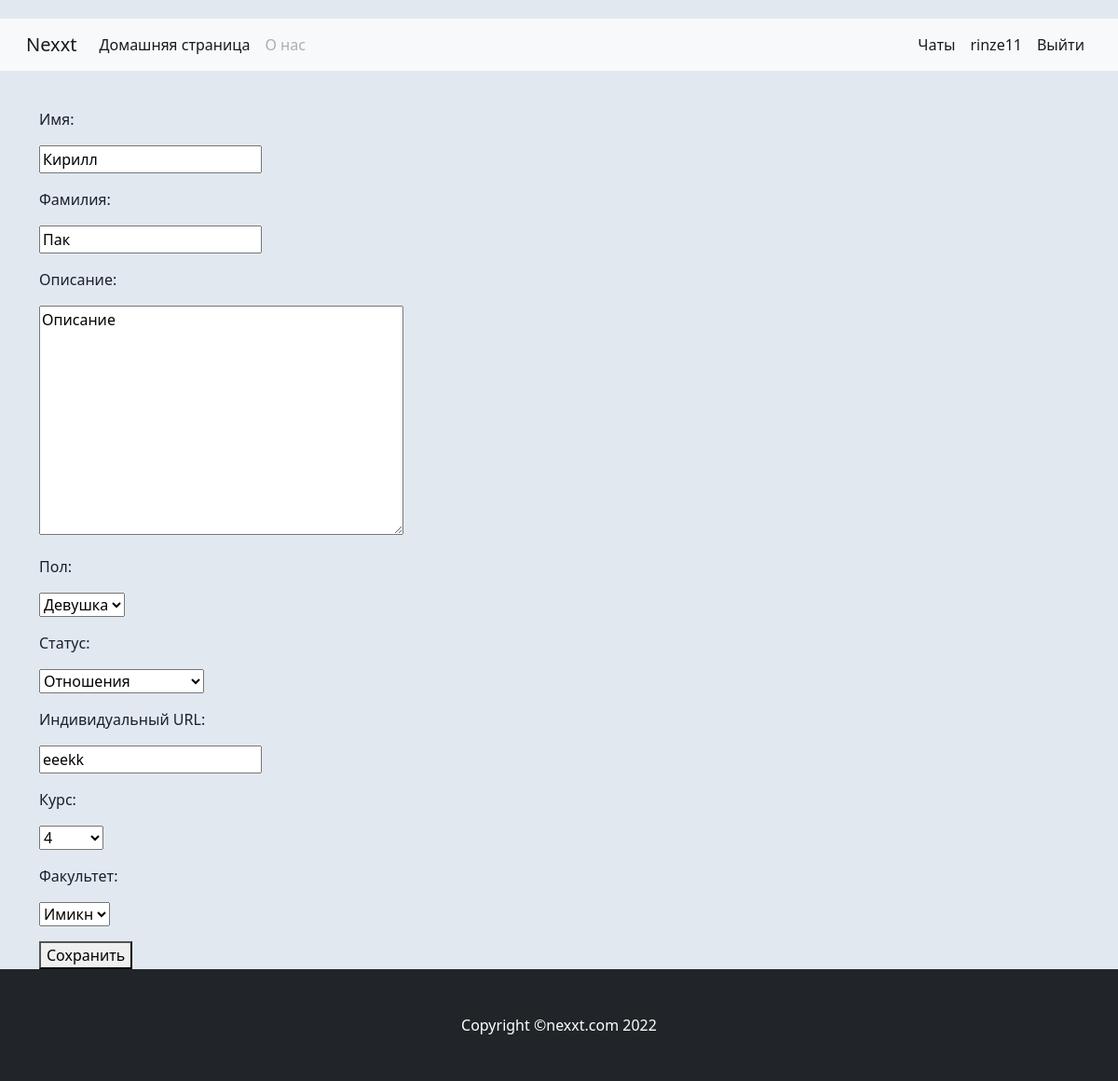
Page /createprofile/ (signed in) on the committed database.
### main/models.py (models this page shows, shortened)
class User(AbstractUser):
    email = models.EmailField(verbose_name='эл. почта', unique=True)
    username = models.CharField(verbose_name='имя пользователя', max_length=30, unique=True)
    password = models.CharField(verbose_name='пароль', max_length=150)
    email_verify = models.BooleanField(default=False)
    user_permissions = 'real_user'
    groups = 'real_groups'

class Profile(models.Model):
    first_name = models.CharField(max_length=30, verbose_name='Имя')
    last_name = models.CharField(max_length=30, verbose_name='Фамилия')
    description = models.TextField(max_length=400, verbose_name='Описание')
    photo = models.ImageField(max_length=100, upload_to='photo/%Y/%m/%d/', verbose_name='Фото')
    views = models.IntegerField(default=0, verbose_name='Количество просмотров')
    vk_url = models.CharField('Ссылка ВК', default=None, max_length=50, blank=True)
    user = models.OneToOneField(User, related_name='profile', on_delete=models.CASCADE)
    gender = models.ForeignKey('Gender', related_name='profile', on_delete=models.PROTECT, verbose_name='Пол')
    status = models.ForeignKey('Status', related_name='profile', on_delete=models.PROTECT, verbose_name='Статус')
    grade = models.ForeignKey('Grade', related_name='profile', on_delete=models.PROTECT, verbose_name='Курс')
    faculty = models.ForeignKey('Faculty', related_name='profile', on_delete=models.PROTECT, verbose_name='Факультет')
    tag = models.ManyToManyField('Tag', related_name='profile', blank=True, null=True)
    rooms = models.ManyToManyField('room.Room', related_name='profile', blank=True, null=True)
    slug = models.SlugField(max_length=30, unique=True, verbose_name='индивидуальный URL')
    class Meta:
        verbose_name = 'Профиль пользователя'
        verbose_name_plural = 'Профили пользователей'
    def get_absolute_url(self):
        return reverse('profile', kwargs={'prof_slug': self.slug})

### main/views.py (the view, shortened to what this page needs)
# urls.py: path('createprofile/', CreateProfile.as_view(), name='createprofile'),
class CreateProfile(LoginRequiredMixin, View):
    def get(self, request):
        user = request.user
        form = ProfileForm(instance=Profile.objects.get(user=user))
        context = {'form': form, 'user': user}
        return render(request, 'profile/prof_create.html', context=context)

### main/forms.py
class ProfileForm(forms.ModelForm):
    class Meta:
        model = Profile
        fields = ('first_name', 'last_name', 'description', 'gender', 'status', 'slug', 'grade', 'faculty')

### main/models.py (called while the page is built)
    def __str__(self):
        return self.name

    def __str__(self):
        return self.name

    def __str__(self):
        return self.name

    def __str__(self):
        return self.name

### main/templates/profile/prof_create.html (shortened to what this page needs)
{% extends 'base.html' %}
{% block user_buttons %}
{% navbar_user_buttons request user%}
{% endblock %}
{% block content %}
<form method="post" action="{% url 'createprofile' %}">
    {%for i in form%}
    <p>
    <p>{{i.label}}:</p>{{i}}</p>
    {%endfor%}
    <button type="submit">Сохранить</button>
</form>
{% endblock %}

### main/templates/tags/navbar.html (shortened to what this page needs)
<div class="collapse navbar-collapse d-flex flex-row-reverse">
    <ul class="navbar-nav">
        {% if is_user %}
        {% if is_profile %}
        <li class="nav-item">
            <a class="nav-link active" href="{% url 'room_list' %}">Чаты</a>
        </li>
        <li class="nav-item">
            <a class="nav-link active" href="{{profile.get_absolute_url}}">{{user.username}}</a>
        </li>
        <li class="nav-item">
            <a class="nav-link active" href="{%url 'logout'%}">Выйти</a>
        </li>
        {%endif%}
        {% endif %}
    </ul>
</div>
</div>

### main/static/css/profilepage.css (style rules this page uses)
body { margin-top:20px; color: #1a202c; text-align: left; background-color: #e2e8f0; }

### rows in the picture
User: username "rinze11"
Profile: form "Кирилл" "Пак" "Описание" "Девушка" "Отношения" "eeekk" "4" "Имикн"

### other values in the picture
{{ i.label }} "Имя" "Фамилия" "Описание" "Пол" "Статус" "Индивидуальный URL" "Курс" "Факультет"
